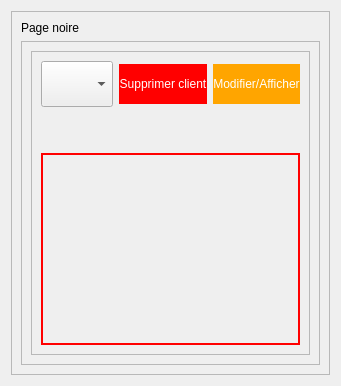
         <widget class="QWidget" name="page_noire_clients">
          <layout class="QGridLayout" name="gridLayout_7">
           <item row="0" column="0">
            <widget class="QFrame" name="frame_3">
             <property name="frameShape">
              <enum>QFrame::StyledPanel</enum>
             </property>
             <property name="frameShadow">
              <enum>QFrame::Raised</enum>
             </property>
             <layout class="QGridLayout" name="gridLayout_12">
              <item row="1" column="0">
               <widget class="QFrame" name="frame_6">
                <property name="frameShape">
                 <enum>QFrame::StyledPanel</enum>
                </property>
                <property name="frameShadow">
                 <enum>QFrame::Raised</enum>
                </property>
                <layout class="QVBoxLayout" name="verticalLayout_6">
                 <item>
                  <widget class="QFrame" name="frame_7">
                   <property name="frameShape">
                    <enum>QFrame::StyledPanel</enum>
                   </property>
                   <property name="frameShadow">
                    <enum>QFrame::Raised</enum>
                   </property>
                   <layout class="QGridLayout" name="gridLayout_13">
                    <item row="0" column="0">
                     <layout class="QGridLayout" name="gridLayout_14">
                      <item row="0" column="0">
                       <layout class="QHBoxLayout" name="horizontalLayout_8">
                        <item>
                         <widget class="QComboBox" name="comboClients_3">
                          <property name="styleSheet">
                           <string notr="true">height: 40px;</string>
                          </property>
                         </widget>
                        </item>
                        <item>
                         <widget class="QPushButton" name="supprimer_btn_3">
                          <property name="styleSheet">
                           <string notr="true">background-color: red;
color: white;
border: 0;height: 40px;</string>
                          </property>
                          <property name="text">
                           <string>Supprimer client</string>
                          </property>
                         </widget>
                        </item>
                        <item>
                         <widget class="QPushButton" name="modifier_btn2">
                          <property name="styleSheet">
                           <string notr="true">background-color: orange;
color: white;
border: 0;
height: 40px;</string>
                          </property>
                          <property name="text">
                           <string>Modifier/Afficher</string>
                          </property>
                         </widget>
                        </item>
                       </layout>
                      </item>
                      <item row="1" column="0">
                       <spacer name="verticalSpacer_4">
                        <property name="orientation">
                         <enum>Qt::Vertical</enum>
                        </property>
                        <property name="sizeType">
                         <enum>QSizePolicy::Fixed</enum>
                        </property>
                        <property name="sizeHint" stdset="0">
                         <size>
                          <width>20</width>
                          <height>40</height>
                         </size>
                        </property>
                       </spacer>
                      </item>
                      <item row="2" column="0">
                       <widget class="QTableWidget" name="page_noire_data">
                        <property name="mouseTracking">
                         <bool>true</bool>
                        </property>
                        <property name="styleSheet">
                         <string notr="true">background-color: transparent;
border: 2px solid red;</string>
                        </property>
                        <attribute name="horizontalHeaderMinimumSectionSize">
                         <number>100</number>
                        </attribute>
                       </widget>
                      </item>
                     </layout>
                    </item>
                   </layout>
                  </widget>
                 </item>
                </layout>
               </widget>
              </item>
              <item row="0" column="0">
               <widget class="QLabel" name="label">
                <property name="text">
                 <string>Page noire</string>
                </property>
               </widget>
              </item>
             </layout>
            </widget>
           </item>
          </layout>
         </widget>
